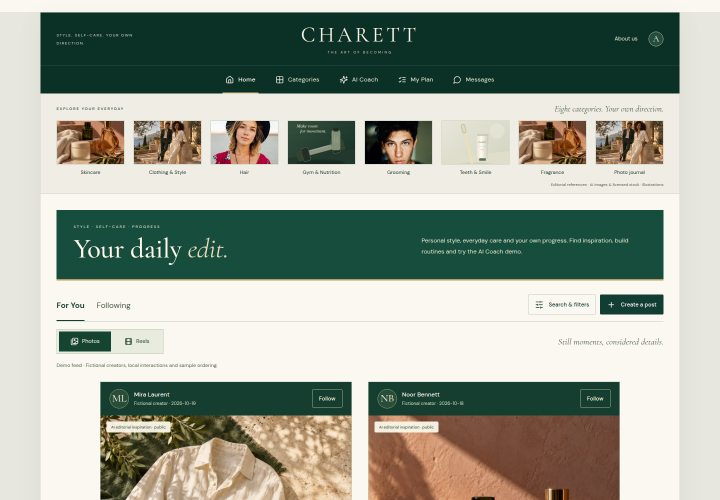
#> input picture desktop.png, 1440 x 1000 px (shown at 1/2 size)
$ python grade-photo.py ../desktop.png ../mobile.png
#> lines starting #> are read from the running program, lines starting #| are printed output that depends on the picture
"""Fit within 1080x1350, add a light warm, muted grade, save <= 90 KB."""
import os
import sys
from PIL import Image, ImageEnhance

src, dst = sys.argv[1], sys.argv[2]
base = Image.open(src).convert("RGB")
#> base is the input picture: PIL image 1440x1000 RGB; mean R, G, B 155.5, 162.9, 150.2
base = ImageEnhance.Color(base).enhance(0.92)
r, g, b = base.split()
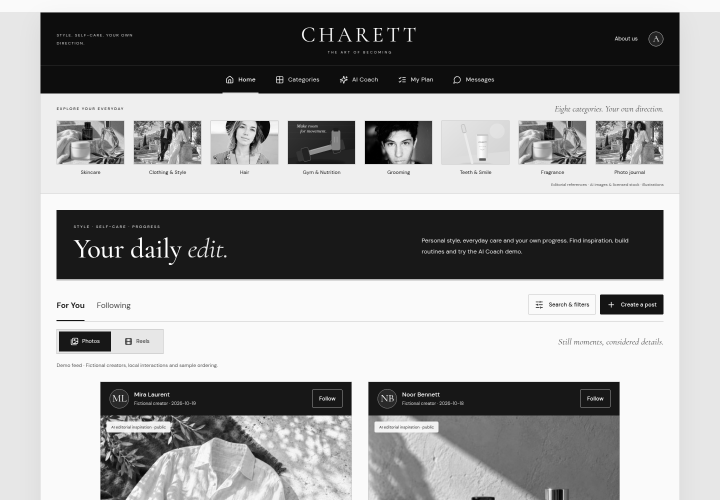
#> r: PIL image 1440x1000 L (shown at 1/2 size); min 0, max 255, mean 155.2
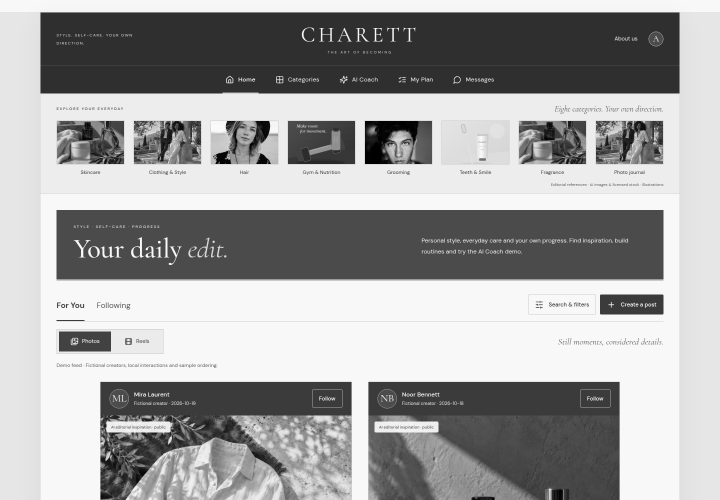
#> g: PIL image 1440x1000 L (shown at 1/2 size); min 0, max 255, mean 162.2
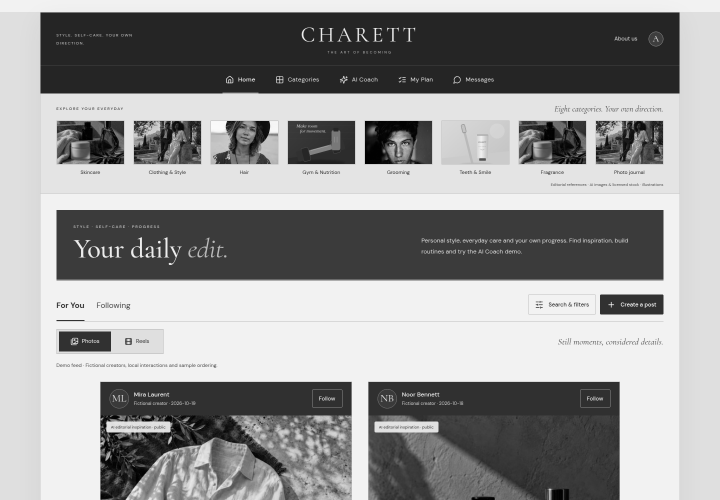
#> b: PIL image 1440x1000 L (shown at 1/2 size); min 0, max 255, mean 150.3
base = Image.merge(
    "RGB",
    (r.point(lambda v: min(255, int(v * 1.03 + 2))), g, b.point(lambda v: int(v * 0.97))),
)
for box in ((1080, 1350), (960, 1200), (860, 1080), (760, 950)):
    im = base.copy()
    im.thumbnail(box, Image.LANCZOS)
    for q in range(80, 54, -4):
        im.save(dst, "JPEG", quality=q, optimize=True, progressive=True)
        if os.path.getsize(dst) <= 90 * 1024:
            sys.exit(0)
#> (the program exits here)
